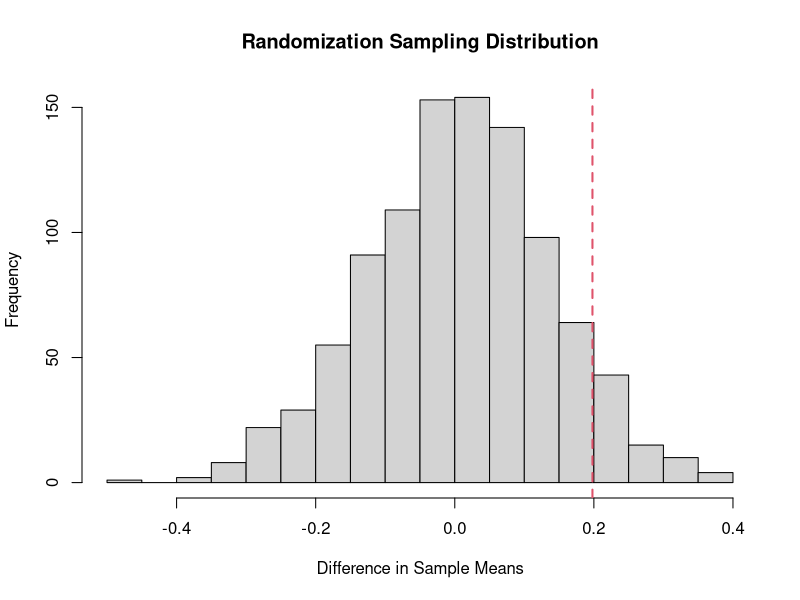

Source code (R):
## lec 3-1
## a
set.seed(123)
nsample <- 100
x_obs <- rnorm(nsample,0,1)
y_obs <- rnorm(nsample,0,1)
delta_obs <- mean(x_obs) - mean(y_obs)

sigma_theo <- sqrt(1/nsample + 1/nsample)

1 - pnorm(delta_obs, 0, sigma_theo)

## b
pool <- c(x_obs, y_obs)
ntrial <- 1000
rand_delta <- numeric(ntrial)

for (i in 1:ntrial) {
 z = c(1:length(pool))
 samp_index <- sample(z, nsample, replace=F)
 samp_x <- pool[samp_index]
 samp_y <- pool[-samp_index]
 rand_delta[i] <- mean(samp_x) - mean(samp_y)
}

## c
hist(rand_delta, breaks = 20, xlab='Difference in Sample Means', 
    main = 'Randomization Sampling Distribution')
abline(v = delta_obs, col=2, lwd=2, lty=2)

rand_p <- length(rand_delta[rand_delta >= delta_obs]) / ntrial

## lec 4-3
sigma2 <- 1
s2 <- 1.459
n = 31
test_stat <- (n-1)*s2 / sigma2
1 - pchisq(test_stat, df=n-1)

## lec 5-1
n1 <- 21
n2 <- 25
1 - pf(2.33, df1=n1-1, df2=n2-1)








 